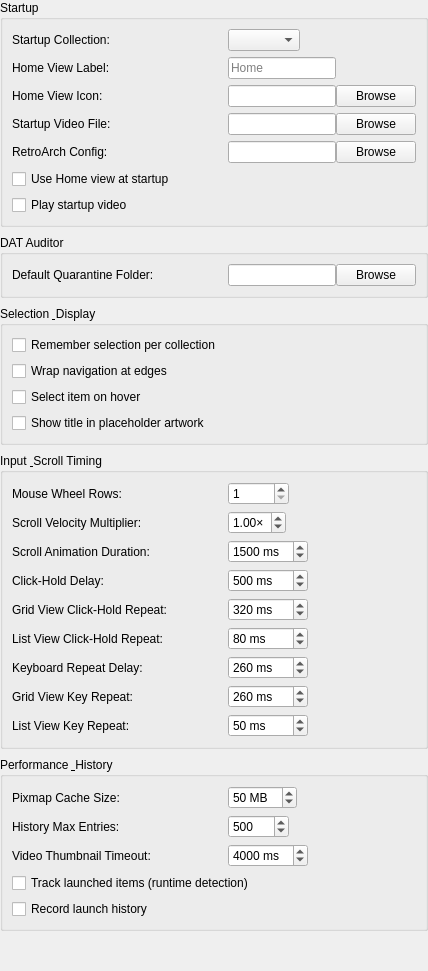
<?xml version="1.0" encoding="UTF-8"?>
<ui version="4.0">
 <class>GeneralSettingsPanel</class>
 <widget class="QWidget" name="GeneralSettingsPanel">
  <layout class="QVBoxLayout" name="rootLayout">
   <property name="leftMargin"><number>0</number></property>
   <property name="topMargin"><number>0</number></property>
   <property name="rightMargin"><number>0</number></property>
   <property name="bottomMargin"><number>0</number></property>
   <property name="spacing"><number>8</number></property>
   <item>
    <widget class="QGroupBox" name="startupGroupBox">
     <property name="title"><string>Startup</string></property>
     <layout class="QFormLayout" name="startupFormLayout">
      <property name="horizontalSpacing"><number>16</number></property>
      <property name="verticalSpacing"><number>6</number></property>
      <property name="labelAlignment"><set>Qt::AlignmentFlag::AlignLeft|Qt::AlignmentFlag::AlignVCenter</set></property>
      <property name="fieldGrowthPolicy"><enum>QFormLayout::FieldGrowthPolicy::FieldsStayAtSizeHint</enum></property>
      <item row="0" column="0"><widget class="QLabel" name="startupCollectionLabel"><property name="minimumSize"><size><width>200</width><height>0</height></size></property><property name="text"><string>Startup Collection:</string></property></widget></item>
      <item row="0" column="1"><widget class="QComboBox" name="startupCollectionComboBox"><property name="maximumWidth"><number>320</number></property><property name="toolTip"><string>Collection to open on startup. &quot;(Default)&quot; opens the first root collection.</string></property></widget></item>
      <item row="1" column="0"><widget class="QLabel" name="homeViewLabelLabel"><property name="minimumSize"><size><width>200</width><height>0</height></size></property><property name="text"><string>Home View Label:</string></property></widget></item>
      <item row="1" column="1"><widget class="QLineEdit" name="homeViewLabelLineEdit"><property name="maximumWidth"><number>320</number></property><property name="toolTip"><string>Title shown at the top of the synthetic Home view and as the toolbar Home button's tooltip. Empty falls back to &quot;Home&quot;.</string></property><property name="placeholderText"><string>Home</string></property></widget></item>
      <item row="2" column="0"><widget class="QLabel" name="homeViewIconLabel"><property name="minimumSize"><size><width>200</width><height>0</height></size></property><property name="text"><string>Home View Icon:</string></property></widget></item>
      <item row="2" column="1">
       <layout class="QHBoxLayout" name="homeViewIconLayout">
        <item><widget class="QLineEdit" name="homeViewIconLineEdit"><property name="maximumWidth"><number>320</number></property><property name="toolTip"><string>Absolute path to a custom icon for the toolbar Home button. Empty falls back to the themed go-home icon.</string></property></widget></item>
        <item><widget class="QPushButton" name="browseHomeViewIconButton"><property name="text"><string>Browse</string></property></widget></item>
        <item><spacer name="homeViewIconSpacer"><property name="orientation"><enum>Qt::Orientation::Horizontal</enum></property><property name="sizeHint" stdset="0"><size><width>0</width><height>0</height></size></property></spacer></item>
       </layout>
      </item>
      <item row="3" column="0"><widget class="QLabel" name="startupVideoPathLabel"><property name="minimumSize"><size><width>200</width><height>0</height></size></property><property name="text"><string>Startup Video File:</string></property></widget></item>
      <item row="3" column="1">
       <layout class="QHBoxLayout" name="startupVideoPathLayout">
        <item><widget class="QLineEdit" name="startupVideoPathLineEdit"><property name="maximumWidth"><number>320</number></property><property name="toolTip"><string>Absolute path to the video file played on launch (e.g. .mp4, .webm). Empty disables the feature regardless of the checkbox above.</string></property></widget></item>
        <item><widget class="QPushButton" name="browseStartupVideoButton"><property name="text"><string>Browse</string></property></widget></item>
        <item><spacer name="startupVideoPathSpacer"><property name="orientation"><enum>Qt::Orientation::Horizontal</enum></property><property name="sizeHint" stdset="0"><size><width>0</width><height>0</height></size></property></spacer></item>
       </layout>
      </item>
      <item row="4" column="0"><widget class="QLabel" name="retroarchConfigLabel"><property name="minimumSize"><size><width>200</width><height>0</height></size></property><property name="text"><string>RetroArch Config:</string></property></widget></item>
      <item row="4" column="1">
       <layout class="QHBoxLayout" name="retroarchConfigLayout">
        <item><widget class="QLineEdit" name="retroarchConfigLineEdit"><property name="maximumWidth"><number>320</number></property><property name="toolTip"><string>Optional path to a retroarch.cfg file or a libretro core directory, used to list installed cores in the collection Core picker. Empty auto-detects the standard RetroArch config location.</string></property></widget></item>
        <item><widget class="QPushButton" name="browseRetroarchConfigButton"><property name="text"><string>Browse</string></property></widget></item>
        <item><spacer name="retroarchConfigSpacer"><property name="orientation"><enum>Qt::Orientation::Horizontal</enum></property><property name="sizeHint" stdset="0"><size><width>0</width><height>0</height></size></property></spacer></item>
       </layout>
      </item>
      <item row="5" column="0" colspan="2"><widget class="QCheckBox" name="useHomeViewCheckBox"><property name="text"><string>Use Home view at startup</string></property><property name="toolTip"><string>Open a synthetic Home view at startup that shows one tile per root collection. Overrides Startup Collection when no specific collection is selected. Back from any root-level collection returns here.</string></property></widget></item>
      <item row="6" column="0" colspan="2"><widget class="QCheckBox" name="startupVideoEnabledCheckBox"><property name="text"><string>Play startup video</string></property><property name="toolTip"><string>Play a configurable video on application launch. Skippable via any key or click.</string></property></widget></item>
     </layout>
    </widget>
   </item>
   <item>
    <widget class="QGroupBox" name="datAuditorGroupBox">
     <property name="title"><string>DAT Auditor</string></property>
     <layout class="QFormLayout" name="datAuditorFormLayout">
      <property name="horizontalSpacing"><number>16</number></property>
      <property name="verticalSpacing"><number>6</number></property>
      <property name="labelAlignment"><set>Qt::AlignmentFlag::AlignLeft|Qt::AlignmentFlag::AlignVCenter</set></property>
      <property name="fieldGrowthPolicy"><enum>QFormLayout::FieldGrowthPolicy::FieldsStayAtSizeHint</enum></property>
      <item row="0" column="0"><widget class="QLabel" name="quarantineDefaultDirLabel"><property name="minimumSize"><size><width>200</width><height>0</height></size></property><property name="text"><string>Default Quarantine Folder:</string></property></widget></item>
      <item row="0" column="1">
       <layout class="QHBoxLayout" name="quarantineDefaultDirLayout">
        <item><widget class="QLineEdit" name="quarantineDefaultDirLineEdit"><property name="maximumWidth"><number>320</number></property><property name="toolTip"><string>Default folder the DAT auditor's Fix dialog proposes when moving unknown or wrong-content files out of a set. Prefills the Fix dialog whenever the audited profile has no quarantine folder of its own. Empty leaves it blank.</string></property></widget></item>
        <item><widget class="QPushButton" name="browseQuarantineDefaultButton"><property name="text"><string>Browse</string></property></widget></item>
        <item><spacer name="quarantineDefaultDirSpacer"><property name="orientation"><enum>Qt::Orientation::Horizontal</enum></property><property name="sizeHint" stdset="0"><size><width>0</width><height>0</height></size></property></spacer></item>
       </layout>
      </item>
     </layout>
    </widget>
   </item>
   <item>
    <widget class="QGroupBox" name="selectionGroupBox">
     <property name="title"><string>Selection &amp; Display</string></property>
     <layout class="QVBoxLayout" name="selectionFormLayout">
      <property name="spacing"><number>6</number></property>
      <item><widget class="QCheckBox" name="rememberSelectionCheckBox"><property name="text"><string>Remember selection per collection</string></property><property name="toolTip"><string>Remember the last selected item when returning to a collection</string></property></widget></item>
      <item><widget class="QCheckBox" name="wrapNavigationCheckBox"><property name="text"><string>Wrap navigation at edges</string></property><property name="toolTip"><string>When navigating with arrow keys, wrap at edges</string></property></widget></item>
      <item><widget class="QCheckBox" name="selectItemOnHoverCheckBox"><property name="text"><string>Select item on hover</string></property><property name="toolTip"><string>Move selection to the visible item under the mouse pointer without clicking</string></property></widget></item>
      <item><widget class="QCheckBox" name="showTitleInPlaceholderCheckBox"><property name="text"><string>Show title in placeholder artwork</string></property><property name="toolTip"><string>Draw the item title on top of placeholder art (the hatched pattern or any user-supplied placeholder image) when no real artwork exists for the item.</string></property></widget></item>
     </layout>
    </widget>
   </item>
   <item>
    <widget class="QGroupBox" name="inputTimingGroupBox">
     <property name="title"><string>Input &amp; Scroll Timing</string></property>
     <layout class="QFormLayout" name="inputTimingFormLayout">
      <property name="horizontalSpacing"><number>16</number></property>
      <property name="verticalSpacing"><number>6</number></property>
      <property name="labelAlignment"><set>Qt::AlignmentFlag::AlignLeft|Qt::AlignmentFlag::AlignVCenter</set></property>
      <property name="fieldGrowthPolicy"><enum>QFormLayout::FieldGrowthPolicy::FieldsStayAtSizeHint</enum></property>
      <item row="0" column="0"><widget class="QLabel" name="mouseWheelSpeedLabel"><property name="minimumSize"><size><width>200</width><height>0</height></size></property><property name="text"><string>Mouse Wheel Rows:</string></property></widget></item>
      <item row="0" column="1"><widget class="QSpinBox" name="mouseWheelSpeedSpinBox"><property name="maximumWidth"><number>120</number></property><property name="toolTip"><string>Number of rows to scroll per mouse wheel step</string></property><property name="minimum"><number>1</number></property><property name="maximum"><number>99999</number></property><property name="value"><number>1</number></property></widget></item>
      <item row="1" column="0"><widget class="QLabel" name="scrollVelocityMultiplierLabel"><property name="minimumSize"><size><width>200</width><height>0</height></size></property><property name="text"><string>Scroll Velocity Multiplier:</string></property></widget></item>
      <item row="1" column="1"><widget class="QDoubleSpinBox" name="scrollVelocityMultiplierSpinBox"><property name="maximumWidth"><number>120</number></property><property name="toolTip"><string>Multiplier applied to mouse wheel rows and held-arrow key-repeat cadence. 1.0× = unchanged.</string></property><property name="suffix"><string>×</string></property><property name="decimals"><number>2</number></property><property name="singleStep"><double>0.25</double></property><property name="minimum"><double>0.25</double></property><property name="maximum"><double>5.00</double></property><property name="value"><double>1.00</double></property></widget></item>
      <item row="2" column="0"><widget class="QLabel" name="scrollAnimationSpeedLabel"><property name="minimumSize"><size><width>200</width><height>0</height></size></property><property name="text"><string>Scroll Animation Duration:</string></property></widget></item>
      <item row="2" column="1"><widget class="QSpinBox" name="scrollAnimationSpeedSpinBox"><property name="maximumWidth"><number>120</number></property><property name="toolTip"><string>Duration of smooth scroll animations when centering selection (milliseconds)</string></property><property name="suffix"><string> ms</string></property><property name="minimum"><number>1</number></property><property name="maximum"><number>99999</number></property><property name="value"><number>1500</number></property></widget></item>
      <item row="3" column="0"><widget class="QLabel" name="clickHoldDelayLabel"><property name="minimumSize"><size><width>200</width><height>0</height></size></property><property name="text"><string>Click-Hold Delay:</string></property></widget></item>
      <item row="3" column="1"><widget class="QSpinBox" name="clickHoldDelaySpinBox"><property name="maximumWidth"><number>120</number></property><property name="toolTip"><string>Delay before click-hold scroll mode activates (milliseconds)</string></property><property name="suffix"><string> ms</string></property><property name="minimum"><number>1</number></property><property name="maximum"><number>99999</number></property><property name="value"><number>500</number></property></widget></item>
      <item row="4" column="0"><widget class="QLabel" name="clickHoldRepeatIntervalLabel"><property name="minimumSize"><size><width>200</width><height>0</height></size></property><property name="text"><string>Grid View Click-Hold Repeat:</string></property></widget></item>
      <item row="4" column="1"><widget class="QSpinBox" name="clickHoldRepeatIntervalSpinBox"><property name="maximumWidth"><number>120</number></property><property name="toolTip"><string>Interval between steps during click-hold scrolling in grid view (milliseconds)</string></property><property name="suffix"><string> ms</string></property><property name="minimum"><number>1</number></property><property name="maximum"><number>99999</number></property><property name="value"><number>320</number></property></widget></item>
      <item row="5" column="0"><widget class="QLabel" name="listClickHoldRepeatLabel"><property name="minimumSize"><size><width>200</width><height>0</height></size></property><property name="text"><string>List View Click-Hold Repeat:</string></property></widget></item>
      <item row="5" column="1"><widget class="QSpinBox" name="listClickHoldRepeatSpinBox"><property name="maximumWidth"><number>120</number></property><property name="toolTip"><string>Interval between steps during click-hold scrolling in list view (milliseconds)</string></property><property name="suffix"><string> ms</string></property><property name="minimum"><number>1</number></property><property name="maximum"><number>99999</number></property><property name="value"><number>80</number></property></widget></item>
      <item row="6" column="0"><widget class="QLabel" name="keyboardRepeatDelayLabel"><property name="minimumSize"><size><width>200</width><height>0</height></size></property><property name="text"><string>Keyboard Repeat Delay:</string></property></widget></item>
      <item row="6" column="1"><widget class="QSpinBox" name="keyboardRepeatDelaySpinBox"><property name="maximumWidth"><number>120</number></property><property name="toolTip"><string>Initial delay before keyboard repeat starts (milliseconds)</string></property><property name="suffix"><string> ms</string></property><property name="minimum"><number>1</number></property><property name="maximum"><number>99999</number></property><property name="value"><number>260</number></property></widget></item>
      <item row="7" column="0"><widget class="QLabel" name="keyboardSpeedLabel"><property name="minimumSize"><size><width>200</width><height>0</height></size></property><property name="text"><string>Grid View Key Repeat:</string></property></widget></item>
      <item row="7" column="1"><widget class="QSpinBox" name="keyboardSpeedSpinBox"><property name="maximumWidth"><number>120</number></property><property name="toolTip"><string>Interval between arrow key repeats when holding keys in grid view (milliseconds)</string></property><property name="suffix"><string> ms</string></property><property name="minimum"><number>1</number></property><property name="maximum"><number>99999</number></property><property name="value"><number>260</number></property></widget></item>
      <item row="8" column="0"><widget class="QLabel" name="listKeyboardRepeatLabel"><property name="minimumSize"><size><width>200</width><height>0</height></size></property><property name="text"><string>List View Key Repeat:</string></property></widget></item>
      <item row="8" column="1"><widget class="QSpinBox" name="listKeyboardRepeatSpinBox"><property name="maximumWidth"><number>120</number></property><property name="toolTip"><string>Interval between arrow key repeats when holding keys in list view (milliseconds)</string></property><property name="suffix"><string> ms</string></property><property name="minimum"><number>1</number></property><property name="maximum"><number>99999</number></property><property name="value"><number>50</number></property></widget></item>
     </layout>
    </widget>
   </item>
   <item>
    <widget class="QGroupBox" name="performanceHistoryGroupBox">
     <property name="title"><string>Performance &amp; History</string></property>
     <layout class="QFormLayout" name="performanceHistoryFormLayout">
      <property name="horizontalSpacing"><number>16</number></property>
      <property name="verticalSpacing"><number>6</number></property>
      <property name="labelAlignment"><set>Qt::AlignmentFlag::AlignLeft|Qt::AlignmentFlag::AlignVCenter</set></property>
      <property name="fieldGrowthPolicy"><enum>QFormLayout::FieldGrowthPolicy::FieldsStayAtSizeHint</enum></property>
      <item row="0" column="0"><widget class="QLabel" name="pixmapCacheLabel"><property name="minimumSize"><size><width>200</width><height>0</height></size></property><property name="text"><string>Pixmap Cache Size:</string></property></widget></item>
      <item row="0" column="1"><widget class="QSpinBox" name="pixmapCacheSpinBox"><property name="maximumWidth"><number>120</number></property><property name="toolTip"><string>Memory allocated for caching artwork images (10-500 MB). Larger values improve scrolling performance.</string></property><property name="minimum"><number>10</number></property><property name="maximum"><number>500</number></property><property name="singleStep"><number>10</number></property><property name="value"><number>50</number></property><property name="suffix"><string> MB</string></property></widget></item>
      <item row="1" column="0"><widget class="QLabel" name="historyMaxEntriesLabel"><property name="minimumSize"><size><width>200</width><height>0</height></size></property><property name="text"><string>History Max Entries:</string></property></widget></item>
      <item row="1" column="1"><widget class="QSpinBox" name="historyMaxEntriesSpinBox"><property name="maximumWidth"><number>120</number></property><property name="toolTip"><string>After each launch, oldest entries above this count are deleted. Range: 10–50000.</string></property><property name="minimum"><number>10</number></property><property name="maximum"><number>50000</number></property><property name="singleStep"><number>50</number></property><property name="value"><number>500</number></property></widget></item>
      <item row="2" column="0"><widget class="QLabel" name="videoThumbnailTimeoutLabel"><property name="minimumSize"><size><width>200</width><height>0</height></size></property><property name="text"><string>Video Thumbnail Timeout:</string></property></widget></item>
      <item row="2" column="1"><widget class="QSpinBox" name="videoThumbnailTimeoutSpinBox"><property name="maximumWidth"><number>120</number></property><property name="toolTip"><string>How long to wait for a single video thumbnail to decode before giving up. Increase on slow systems where legitimate videos miss the default 4s window. Range: 1000–30000 ms.</string></property><property name="minimum"><number>1000</number></property><property name="maximum"><number>30000</number></property><property name="singleStep"><number>500</number></property><property name="value"><number>4000</number></property><property name="suffix"><string> ms</string></property></widget></item>
      <item row="3" column="0" colspan="2"><widget class="QCheckBox" name="runtimeDetectionCheckBox"><property name="text"><string>Track launched items (runtime detection)</string></property><property name="toolTip"><string>Track launched items so Kartend hides behind a &quot;Now Playing&quot; overlay while running and returns automatically when the program closes</string></property></widget></item>
      <item row="4" column="0" colspan="2"><widget class="QCheckBox" name="historyEnabledCheckBox"><property name="text"><string>Record launch history</string></property><property name="toolTip"><string>Record a chronological log of every successful launch. Disabling stops new entries; existing entries remain until cleared from the Statistics dialog.</string></property></widget></item>
     </layout>
    </widget>
   </item>
   <item>
    <spacer name="generalSettingsVerticalSpacer">
     <property name="orientation"><enum>Qt::Orientation::Vertical</enum></property>
     <property name="sizeHint" stdset="0"><size><width>20</width><height>40</height></size></property>
    </spacer>
   </item>
  </layout>
 </widget>
 <resources/>
 <connections/>
</ui>
